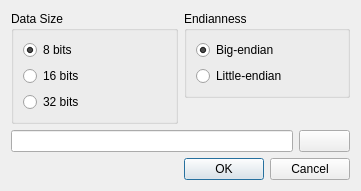
<?xml version="1.0" encoding="UTF-8"?>
<ui version="4.0">
 <class>FrmOpen_ui</class>
 <widget class="QDialog" name="FrmOpen_ui">
  <property name="windowModality">
   <enum>Qt::WindowModal</enum>
  </property>
  <property name="geometry">
   <rect>
    <x>0</x>
    <y>0</y>
    <width>361</width>
    <height>178</height>
   </rect>
  </property>
  <property name="windowTitle">
   <string>Open File</string>
  </property>
  <layout class="QGridLayout" name="gridLayout_3">
   <item row="0" column="0" rowspan="2">
    <widget class="QGroupBox" name="groupBoxDataSize">
     <property name="title">
      <string>Data Size</string>
     </property>
     <layout class="QGridLayout" name="gridLayout">
      <item row="0" column="0">
       <widget class="QRadioButton" name="rb8bits">
        <property name="enabled">
         <bool>true</bool>
        </property>
        <property name="text">
         <string>8 bits</string>
        </property>
        <property name="checked">
         <bool>true</bool>
        </property>
       </widget>
      </item>
      <item row="1" column="0">
       <widget class="QRadioButton" name="rb16bits">
        <property name="text">
         <string>16 bits</string>
        </property>
       </widget>
      </item>
      <item row="2" column="0">
       <widget class="QRadioButton" name="rb32bits">
        <property name="text">
         <string>32 bits</string>
        </property>
       </widget>
      </item>
     </layout>
    </widget>
   </item>
   <item row="0" column="1" colspan="3">
    <widget class="QGroupBox" name="groupBoxEndianness">
     <property name="title">
      <string>Endianness</string>
     </property>
     <layout class="QGridLayout" name="gridLayout_2">
      <item row="0" column="0">
       <widget class="QRadioButton" name="rbBigEndian">
        <property name="text">
         <string>Big-endian</string>
        </property>
        <property name="checked">
         <bool>true</bool>
        </property>
       </widget>
      </item>
      <item row="1" column="0">
       <widget class="QRadioButton" name="rbLittleEndian">
        <property name="text">
         <string>Little-endian</string>
        </property>
       </widget>
      </item>
     </layout>
    </widget>
   </item>
   <item row="1" column="2">
    <spacer name="verticalSpacer">
     <property name="orientation">
      <enum>Qt::Vertical</enum>
     </property>
     <property name="sizeHint" stdset="0">
      <size>
       <width>20</width>
       <height>43</height>
      </size>
     </property>
    </spacer>
   </item>
   <item row="2" column="0" colspan="3">
    <widget class="QLineEdit" name="edFilename"/>
   </item>
   <item row="2" column="3">
    <widget class="QPushButton" name="btSelectFile">
     <property name="text">
      <string/>
     </property>
     <property name="icon">
      <iconset resource="imgs.qrc">
       <normaloff>:/icons/Icons/document-open.png</normaloff>:/icons/Icons/document-open.png</iconset>
     </property>
    </widget>
   </item>
   <item row="3" column="0">
    <spacer name="horizontalSpacer">
     <property name="orientation">
      <enum>Qt::Horizontal</enum>
     </property>
     <property name="sizeHint" stdset="0">
      <size>
       <width>174</width>
       <height>20</height>
      </size>
     </property>
    </spacer>
   </item>
   <item row="3" column="1" colspan="3">
    <widget class="QDialogButtonBox" name="buttonBox">
     <property name="orientation">
      <enum>Qt::Horizontal</enum>
     </property>
     <property name="standardButtons">
      <set>QDialogButtonBox::Cancel|QDialogButtonBox::Ok</set>
     </property>
    </widget>
   </item>
  </layout>
 </widget>
 <resources>
  <include location="imgs.qrc"/>
 </resources>
 <connections>
  <connection>
   <sender>buttonBox</sender>
   <signal>accepted()</signal>
   <receiver>FrmOpen_ui</receiver>
   <slot>accept()</slot>
   <hints>
    <hint type="sourcelabel">
     <x>248</x>
     <y>254</y>
    </hint>
    <hint type="destinationlabel">
     <x>157</x>
     <y>274</y>
    </hint>
   </hints>
  </connection>
  <connection>
   <sender>buttonBox</sender>
   <signal>rejected()</signal>
   <receiver>FrmOpen_ui</receiver>
   <slot>reject()</slot>
   <hints>
    <hint type="sourcelabel">
     <x>316</x>
     <y>260</y>
    </hint>
    <hint type="destinationlabel">
     <x>286</x>
     <y>274</y>
    </hint>
   </hints>
  </connection>
 </connections>
</ui>
